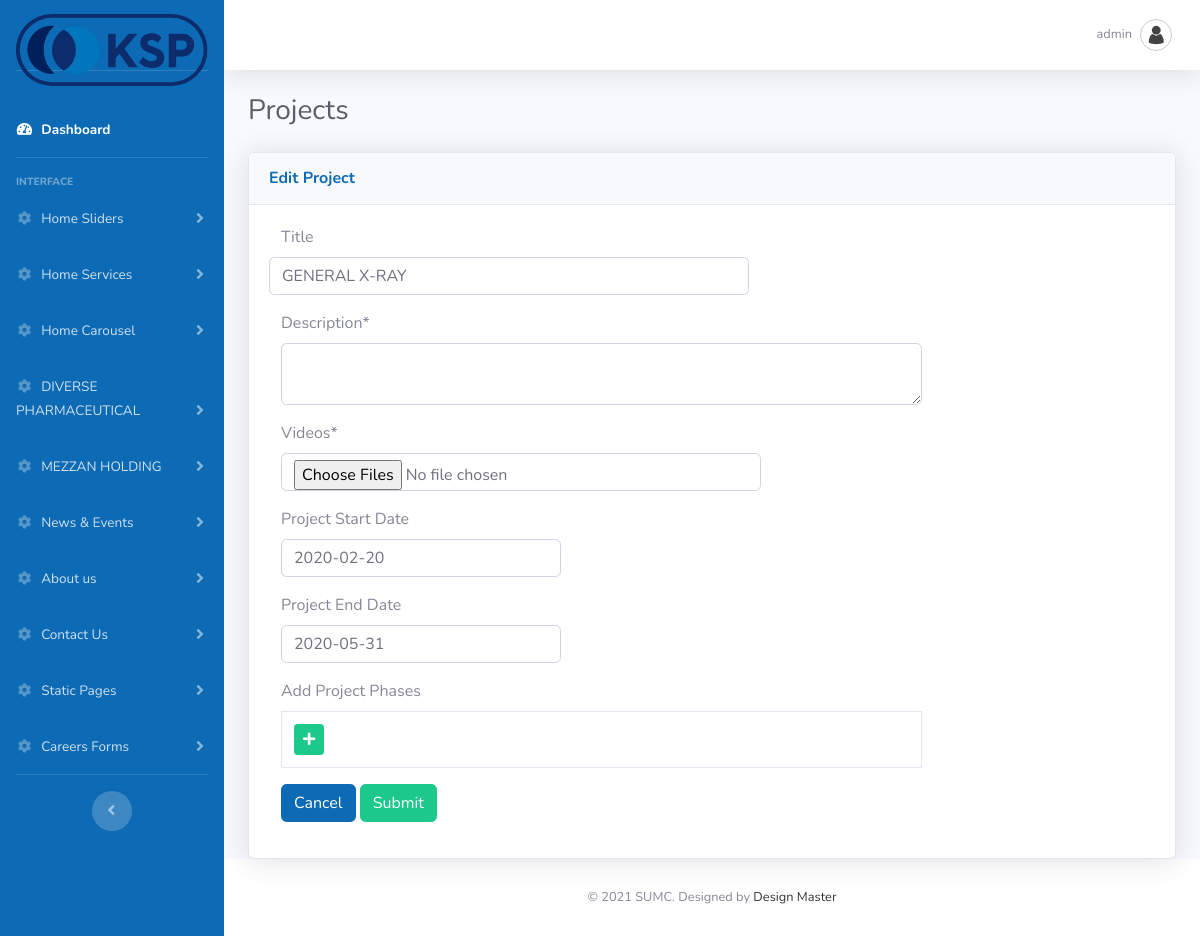
The app's page /admin/edit_project_050820.php?id=19 (signed in) with its own data.
### tables this page shows
CREATE TABLE `sumc_adminuser` (
  `id` int(11) NOT NULL,
  `username` varchar(225) NOT NULL,
  `password` varchar(225) NOT NULL,
  `email` varchar(225) NOT NULL,
  `status` int(11) NOT NULL,
  `date` datetime NOT NULL
);

CREATE TABLE `sumc_projects` (
  `id` int(11) NOT NULL,
  `title` varchar(255) NOT NULL,
  `start_date` date NOT NULL,
  `end_date` date NOT NULL,
  `description` text NOT NULL,
  `executive_summary` text NOT NULL,
  `image` varchar(255) NOT NULL,
  `videos` text NOT NULL,
  `status` tinyint(4) NOT NULL,
  `show_dates` tinyint(4) NOT NULL,
  `created_date` date NOT NULL
);

### admin/edit_project_050820.php (the view, shortened to what this page needs)
<?php
include_once("connection.php");
if(isset($_REQUEST['id'])) {
$id = ($_REQUEST['id'])? $_REQUEST['id'] : 0;
}
else {
	$id = 0;
}
$title ="";
$description ="";
$videos ="";
$start_date ="";
$end_date ="";
if($id != 0) {
$features_sql = mysqli_query($connection,"select * from sumc_projects where id=".$id);
$projects_result = mysqli_fetch_array($features_sql);
$title = $projects_result['title'];
$description	 = $projects_result['description'];
$videos	 = $projects_result['videos'];
$start_date	 = $projects_result['start_date'];
$end_date	 = $projects_result['end_date'];
}
?>
<!DOCTYPE html>
<html lang="en">
<head>
  <link href="vendor/fontawesome-free/css/all.min.css" rel="stylesheet" type="text/css">
  <link href="css/admin.css" rel="stylesheet">
</head>
<body id="page-top">
  <div id="wrapper">
    <?php
	include_once('header.php');
	?>
        <div class="container-fluid">
          <div class="d-sm-flex align-items-center justify-content-between mb-4">
               <h1 class="h3 mb-0 text-gray-800">Projects</h1>
              </div>
          <div class="row">
            <div class="col-lg-12 mb-12">
              <div class="card shadow mb-8">
                <div class="card-header py-3">
                    <h6 class="m-0 font-weight-bold text-primary">Edit Project</h6>
                    </div>
                <div class="card-body">
                    <form action="" method="post" enctype="multipart/form-data" data-parsley-validate class="form-horizontal form-label-left">
					<div class="form-group">
								<label class="control-label col-md-3 col-sm-3 col-xs-12" for="last-name">Title</label>
								<input type="text" name="title" id="title"  required="required" class="form-control" value="<?php echo $title; ?>" style="width: 480px;" >
						</div>
					<div class="form-group">
                        <label class="control-label col-md-3 col-sm-3 col-xs-12" for="last-name">Description<span class="required">*</span>
                        </label>
						<div class="col-md-9 col-sm-9 col-xs-12">
							<textarea name="description" id="description" required="required" class="form-control"><?php echo $description; ?></textarea>
						</div>
                    </div>
					 	<div class="form-group">
                        <label class="control-label col-md-3 col-sm-3 col-xs-12" for="last-name">Videos<span class="required">*</span>
                        </label>
						<div class="col-md-9 col-sm-9 col-xs-12">
							<input type="file" name="videos[]" accept="video/*" onchange="checkFileDuration()" id="videos[]" <?php if($videos == "") { ?> required="required" <?php } ?> multiple class="form-control" style="width: 480px;">
						</div>
                      </div>
					  <div class="form-group">
								<label class="control-label col-md-3 col-sm-3 col-xs-12" for="last-name">Project Start Date</label>
								<div class="col-md-9 col-sm-9 col-xs-12" id='datetimepickerstart'>
								<input type="text" name="start_date" class="date start form-control" id="start_date" required="required" value= "<?php echo $start_date; ?>" autocomplete="off" data-date-start-date="0d" style="width: 280px;">
								</div>
						</div>
					<div class="form-group">
								<label class="control-label col-md-3 col-sm-3 col-xs-12" for="last-name">Project End Date</label>
								<div class="col-md-9 col-sm-9 col-xs-12" id='datetimepickerend'>
								<input type="text" name="end_date" class="date end form-control" id="end_date" required="required" value= "<?php echo $end_date; ?>" style="width: 280px;" autocomplete="off" data-date-start-date="0d">
								</div>
						</div>
					  <div class="form-group">
						 <label class="control-label col-md-3 col-sm-3 col-xs-12" for="last-name">Add Project Phases</label>
						<div class="col-md-9 col-sm-9 col-xs-12">
						<table class="table table-bordered" id="item_table">
						  <tr>
						   <th colspan="2"><button type="button" name="add" class="btn btn-success btn-sm add"><i class="fa fa-plus" aria-hidden="true"></i></button></th>
						  </tr>
						 </table>
						 </div>
						 </div>
                      <div class="form-group">
                        <div class="col-md-6 col-sm-6 col-xs-12 col-md-offset-3">
						<a href="projectlist.php" class="btn btn-primary">Cancel</a>
                          <button type="submit" name="submit" class="btn btn-success">Submit</button>
                        </div>
                      </div>
                    </form>
                  </div>
                </div>
              </div>
            </div>
          </div>
        </div>
<?php include "footer.php" ?>

### admin/header.php (shortened to what this page needs)
<?php
include_once("connection.php");
	if(isset($_SESSION['SESS_MEMBER_ID'])) {
	$loginid = $_SESSION['SESS_MEMBER_ID'];
	$user_query = mysqli_query($connection,"SELECT * from sumc_adminuser where id=$loginid");
	$user_res = mysqli_fetch_array($user_query);
	}
	else {
		header("Location:index.php");
	}
?>
    <link rel="stylesheet" type="text/css" href="https://cdnjs.cloudflare.com/ajax/libs/bootstrap-datepicker/1.5.0/css/bootstrap-datepicker.standalone.css" />
    <link rel="stylesheet" type="text/css" href="js/jquery.timepicker.css" />
    <link rel="stylesheet" type="text/css" href="js/jquery.ptTimeSelect.css" />
    <link rel="stylesheet" href="https://ajax.googleapis.com/ajax/libs/jqueryui/1.7.2/themes/ui-lightness/jquery-ui.css" type="text/css" media="all" />
<ul class="navbar-nav bg-gradient-secondary sidebar sidebar-dark accordion" id="accordionSidebar">
      <a class="sidebar-brand d-flex align-items-center justify-content-center" href="dashboard.php">
       <div class="sidebar-brand-text" style="padding-top:30px;">
           <img src="../images/kspic-logo.svg" height="150%" width="100%" />
	   </div>
     </a>
     <li class="nav-item active">
      <a class="nav-link" href="dashboard.php">
        <i class="fas fa-fw fa-tachometer-alt"></i>
        <span>Dashboard</span></a>
      </li>
      <hr class="sidebar-divider">
      <div class="sidebar-heading">
        Interface
      </div>
      <li class="nav-item">
        <a class="nav-link collapsed" href="#" data-toggle="collapse" data-target="#collapseOne" aria-expanded="true" aria-controls="collapseOne">
          <i class="fas fa-fw fa-cog"></i>
          <span>Home Sliders</span>
        </a>
      </li>
	  <li class="nav-item">
        <a class="nav-link collapsed" href="#" data-toggle="collapse" data-target="#collapseTwo" aria-expanded="true" aria-controls="collapseTwo">
          <i class="fas fa-fw fa-cog"></i>
          <span>Home Services</span>
        </a>
      </li>
      <li class="nav-item">
        <a class="nav-link collapsed" href="#" data-toggle="collapse" data-target="#collapseThree" aria-expanded="true" aria-controls="collapseThree">
          <i class="fas fa-fw fa-cog"></i>
          <span>Home Carousel</span>
        </a>
      </li>
<li class="nav-item">
        <a class="nav-link collapsed" href="#" data-toggle="collapse" data-target="#collapseNine" aria-expanded="true" aria-controls="collapseFour">
          <i class="fas fa-fw fa-cog"></i>
          <span>DIVERSE PHARMACEUTICAL</span>
        </a>
      </li>
      <li class="nav-item">
        <a class="nav-link collapsed" href="#" data-toggle="collapse" data-target="#collapseTen" aria-expanded="true" aria-controls="collapseten">
          <i class="fas fa-fw fa-cog"></i>
          <span>MEZZAN HOLDING</span>
        </a>
      </li>
<li class="nav-item">
        <a class="nav-link collapsed" href="#" data-toggle="collapse" data-target="#collapseFour" aria-expanded="true" aria-controls="collapseFour">
          <i class="fas fa-fw fa-cog"></i>
          <span>News & Events</span>
        </a>
      </li>
<li class="nav-item">
        <a class="nav-link collapsed" href="#" data-toggle="collapse" data-target="#collapseFive" aria-expanded="true" aria-controls="collapseFive">
          <i class="fas fa-fw fa-cog"></i>
          <span>About us</span>
        </a>
      </li>
<li class="nav-item">
        <a class="nav-link collapsed" href="#" data-toggle="collapse" data-target="#collapseEight" aria-expanded="true" aria-controls="collapseEight">
          <i class="fas fa-fw fa-cog"></i>
          <span>Contact Us</span>
        </a>
      </li>
<li class="nav-item">
        <a class="nav-link collapsed" href="#" data-toggle="collapse" data-target="#collapseSix" aria-expanded="true" aria-controls="collapseSix">
          <i class="fas fa-fw fa-cog"></i>
          <span>Static Pages</span>
        </a>
      </li>
<li class="nav-item">
        <a class="nav-link collapsed" href="#" data-toggle="collapse" data-target="#collapseSeven" aria-expanded="true" aria-controls="collapseSeven">
          <i class="fas fa-fw fa-cog"></i>
          <span>Careers Forms</span>
        </a>
      </li>
          <hr class="sidebar-divider d-none d-md-block">
          <div class="text-center d-none d-md-inline">
            <button class="rounded-circle border-0" id="sidebarToggle"></button>
          </div>
        </ul>
        <div id="content-wrapper" class="d-flex flex-column">
          <div id="content">
            <nav class="navbar navbar-expand navbar-light bg-white topbar mb-4 static-top shadow">
          <ul class="navbar-nav ml-auto">
            <li class="nav-item dropdown no-arrow">
              <a class="nav-link dropdown-toggle" href="#" id="userDropdown" role="button" data-toggle="dropdown" aria-haspopup="true" aria-expanded="false">
                <span class="mr-2 d-none d-lg-inline text-gray-600 small"><?php echo $user_res['username']; ?></span>
                <img class="img-profile rounded-circle" src="img/user.png">
              </a>
            </li>
          </ul>
        </nav>

### records on screen
sumc_adminuser: username "admin"
sumc_projects: title "GENERAL X-RAY", start_date "2020-02-20", end_date "2020-05-31"
